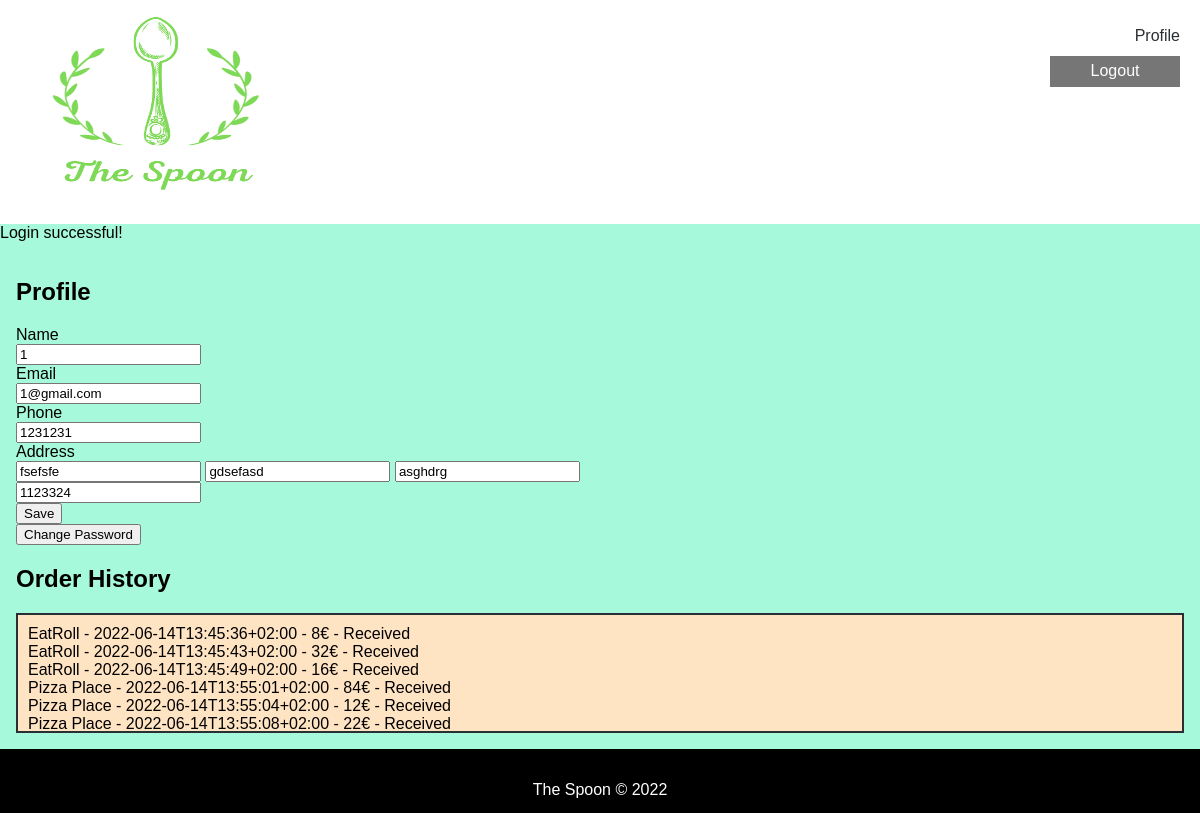
The app's page /pages/profile.php (signed in) with its own data.
### tables this page shows
CREATE TABLE User (
	idUser			INTEGER PRIMARY KEY,
	Email			VARCHAR NOT NULL UNIQUE,
	Password		VARCHAR NOT NULL,
	Phone 			INTEGER UNIQUE,
	Name 			VARCHAR NOT NULL,
	RestOwner       BOOLEAN DEFAULT FALSE,
	idAddress		INTEGER		CONSTRAINT fk_user_idaddress REFERENCES Address (idAddress)
												ON DELETE SET NULL ON UPDATE CASCADE
);

CREATE TABLE Address (
	idAddress 		INTEGER PRIMARY KEY,
	Street 		VARCHAR NOT NULL,
	City			VARCHAR NOT NULL,
	State			VARCHAR NOT NULL,
	PostalCode 		INTEGER NOT NULL
);

CREATE TABLE Orders (
	idOrders		INTEGER PRIMARY KEY,
	OrderTime		DATE	NOT NULL,
	PriceTotal		INTEGER,
	idUser		VARCHAR NOT NULL 	CONSTRAINT fk_orders_iduser REFERENCES User (idUser)
												ON DELETE CASCADE ON UPDATE CASCADE,
	idRestaurant		INTEGER NOT NULL 	CONSTRAINT fk_orders_idrestaurant REFERENCES Restaurant (idRestaurant),
	State 			VARCHAR 	NOT NULL
);

CREATE TABLE Restaurant (
	idRestaurant 		INTEGER PRIMARY KEY,
	Name 			VARCHAR NOT NULL,
	idUser		INTEGER NOT NULL 	CONSTRAINT fk_restaurant_iduser REFERENCES User (idUser)
												ON DELETE CASCADE ON UPDATE CASCADE,
	idRestCategory		INTEGER NOT NULL 	CONSTRAINT fk_restaurant_idrestcategory REFERENCES RestCategory (idRestCategory)
												ON DELETE CASCADE ON UPDATE CASCADE,
	Photo			VARCHAR	DEFAULT '',
	Description		VARCHAR DEFAULT '',
	Rating 		REAL NOT NULL,
	idAddress		INTEGER NOT NULL 	CONSTRAINT fk_restaurant_idaddress REFERENCES Address (idAddress)
												ON DELETE CASCADE ON UPDATE CASCADE,
	CONSTRAINT evaluation_rating CHECK ((Rating >= 0) and (Rating <= 5))
);

### pages/profile.php (called while the page is built, shortened)
<?php
  require_once('../utils/session.php');
  $session = new Session();
  require_once('../database/connection.php');
  require_once('../database/user.class.php');
  require_once('../database/restaurant.class.php');
  require_once('../database/order.class.php');
  require_once('../templates/common.tpl.php');
  require_once('../templates/user.tpl.php');
  require_once('../templates/restaurant.tpl.php');
  $db = getDatabaseConnection();
  $user = User::getUser($db, $session->getId());
  $orders = Order::getOrderHistory($db, $user->idUser);
  drawProfile($user);
  drawOrderHistory($db, $orders);
?>

### database/user.class.php (called while the page is built, shortened)
<?php
  class User {
    public function __construct(int $idUser, string $email, string $name, string $street, string $city, string $state, int $postalcode, int $phone, bool $restOwner = false)
    {
      $this->idUser = $idUser;
      $this->email = $email;
      $this->name = $name;
      $this->street = $street;
      $this->city = $city;
      $this->state = $state;
      $this->postalcode = $postalcode;
      $this->phone = $phone;
    }
    static function getUser(PDO $db, int $id): User {
      $stmt = $db->prepare('
        SELECT idUser, Email, Name, Street, City, State, PostalCode, Phone, RestOwner
        FROM User JOIN Address USING (idAddress)
        WHERE idUser = ?
      ');
      $stmt->execute(array($id));
      $user = $stmt->fetch();
      return new User
     (
        (int)$user['idUser'],
        $user['Email'],
        $user['Name'],
        $user['Street'],
        $user['City'],
        $user['State'],
        (int)$user['PostalCode'],
        (int)$user['Phone'],
        (bool)$user['RestOwner']
      );
    }
  }
?>

### utils/session.php (called while the page is built, shortened)
<?php
  class Session {
    public function getId() : ?int {
      return isset($_SESSION['id']) ? $_SESSION['id'] : null;
    }
  }
?>

### database/order.class.php (called while the page is built, shortened)
<?php
  class Order {
    public function __construct(int $id, string $orderTime, int $totalPrice, int $idRestaurant, string $state)
    {
      $this->orderTime = $orderTime;
      $this->totalPrice = $totalPrice;
      $this->idRestaurant = $idRestaurant;
      $this->state = $state;
    }
    static function getOrderHistory(PDO $db, int $id) : array {
      $stmt = $db->prepare('
      SELECT idOrders, OrderTime, PriceTotal, idRestaurant, State
      FROM Orders
      WHERE idUser = ?
      ');
      $stmt->execute(array($id));
      $orders = array();
      while ($order = $stmt->fetch()) {
        $orders[] = new Order(
        (int)$order['idOrders'],
        $order['OrderTime'],
        (int)$order['PriceTotal'],
        (int)$order['idRestaurant'],
        $order['State']
        );
      }
      return $orders;
    }
  }

### database/restaurant.class.php (called while the page is built, shortened)
<?php
  class Restaurant {
    public function __construct(int $id, string $name, string $description, string $photo, string $street, string $city, string $state, int $postalCode, float $rating) {
      $this->name = $name;
    }
    static function getRestaurant(PDO $db, int $id) : Restaurant {
      $stmt = $db->prepare('
      SELECT idRestaurant, Name, Description, Photo, Street, City, State, PostalCode, Rating
      FROM Restaurant JOIN Address USING (idAddress)
      WHERE idRestaurant = ?
    ');
      $stmt->execute(array($id));
      $restaurant = $stmt->fetch();
      return new Restaurant(
        (int)$restaurant['idRestaurant'],
        $restaurant['Name'],
        $restaurant['Description'],
        $restaurant['Photo'],
        $restaurant['Street'],
        $restaurant['City'],
        $restaurant['State'],
        (int)$restaurant['PostalCode'],
        (float)$restaurant['Rating']
      );
    }
  }
?>

### templates/user.tpl.php (the view, shortened to what this page needs)
<?php function drawProfile(User $user) { ?>
  <h2>Profile</h2>
  <section id="profile">
    <form action="../actions/action_profile.php" method="post" id="profile-info">
      <label>Name<br>
      <input type="text" name="name" placeholder="name" value= "<?php echo $user->name ?>" required></label>
      <br>
      <label>Email<br>
      <input type="email" name="email" placeholder="email" value= "<?php echo $user->email ?>" required></label>
      <br>
      <label>Phone<br>
      <input type="tel" name="phone" placeholder="phone" value= "<?php echo $user->phone ?>" required></label>
      <br>
      <label>Address<br>
      <input type="text" name="street" placeholder="Street" value="<?php echo $user->street ?>" required>
      <input type="text" name="city" placeholder="City" value="<?php echo $user->city ?>" required>
      <input type="text" name="state" placeholder="State" value="<?php echo $user->state ?>" required>
      <br>
      <input type="number" name="postal-code" placeholder="Postal Code" value="<?php echo $user->postalcode ?>">
      </label>
      <br>
      <button type="submit">Save</button>
    </form>
    <button>Change Password</button>
  </section>
<?php } ?>
<?php function drawOrderHistory(PDO $db, array $orders) { ?>
  <section class="order-history">
    <h2>Order History</h2>
    <div>
      <?php foreach($orders as $order) {
        $restaurant = Restaurant::getRestaurant($db, $order->idRestaurant);
        ?>
        <?=$restaurant->name?> - <?=$order->orderTime?> - <?=$order->totalPrice?>€ - <?=$order->state?><br>
      <?php } ?>
    </div>
  </section>
<?php } ?>

### css/style.css (style rules this page uses)
input[type=number] { -moz-appearance: textfield; }
body { font-family: "Poppins", sans-serif; }

### css/layout.css (style rules this page uses)
* { -webkit-box-sizing: border-box; -moz-box-sizing: border-box; box-sizing: border-box; }
body { background-color: #a7f9db; margin: 0 auto; display: flex; min-height: 100vh; flex-direction: column; }
.order-history > div { height:120px; background-color: bisque; width: 100%; border:2px solid #2a2f33; overflow:auto; padding: 10px; }

### records on screen
user: name "1", email "1@gmail.com", phone "1231231", street "fsefsfe", city "gdsefasd", state "asghdrg", postal-code "1123324"
orders: idRestaurant.Name "EatRoll", OrderTime "2022-06-14T13:45:36+02:00", PriceTotal "8", State "Received"
orders: idRestaurant.Name "EatRoll", OrderTime "2022-06-14T13:45:43+02:00", PriceTotal "32", State "Received"
orders: idRestaurant.Name "EatRoll", OrderTime "2022-06-14T13:45:49+02:00", PriceTotal "16", State "Received"
orders: idRestaurant.Name "Pizza Place", OrderTime "2022-06-14T13:55:01+02:00", PriceTotal "84", State "Received"
orders: idRestaurant.Name "Pizza Place", OrderTime "2022-06-14T13:55:04+02:00", PriceTotal "12", State "Received"
orders: idRestaurant.Name "Pizza Place", OrderTime "2022-06-14T13:55:08+02:00", PriceTotal "22", State "Received"

### other values on screen
$messsage['text'] "Login successful!"
